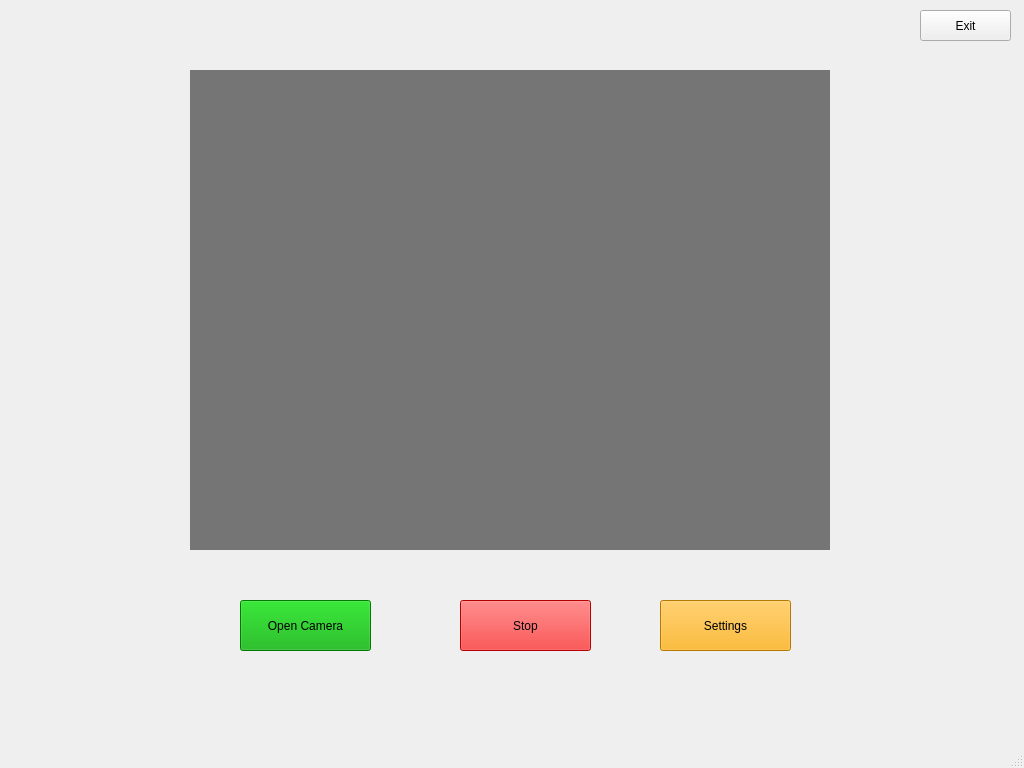
<?xml version="1.0" encoding="UTF-8"?>
<ui version="4.0">
 <class>MainWindow</class>
 <widget class="QMainWindow" name="MainWindow">
  <property name="geometry">
   <rect>
    <x>0</x>
    <y>0</y>
    <width>1024</width>
    <height>768</height>
   </rect>
  </property>
  <property name="windowTitle">
   <string>Craftsman Effectiveness Detection</string>
  </property>
  <widget class="QWidget" name="centralwidget">
   <widget class="QPushButton" name="pushButton">
    <property name="geometry">
     <rect>
      <x>240</x>
      <y>600</y>
      <width>131</width>
      <height>51</height>
     </rect>
    </property>
    <property name="styleSheet">
     <string notr="true">background-color: rgb(0, 170, 0);</string>
    </property>
    <property name="text">
     <string>Open Camera</string>
    </property>
   </widget>
   <widget class="QPushButton" name="pushButton_2">
    <property name="geometry">
     <rect>
      <x>460</x>
      <y>600</y>
      <width>131</width>
      <height>51</height>
     </rect>
    </property>
    <property name="styleSheet">
     <string notr="true">background-color: rgb(255, 0, 0);</string>
    </property>
    <property name="text">
     <string>Stop</string>
    </property>
   </widget>
   <widget class="QPushButton" name="pushButton_3">
    <property name="geometry">
     <rect>
      <x>920</x>
      <y>10</y>
      <width>91</width>
      <height>31</height>
     </rect>
    </property>
    <property name="text">
     <string>Exit</string>
    </property>
   </widget>
   <widget class="QPushButton" name="pushButton_4">
    <property name="geometry">
     <rect>
      <x>660</x>
      <y>600</y>
      <width>131</width>
      <height>51</height>
     </rect>
    </property>
    <property name="styleSheet">
     <string notr="true">background-color: rgb(255, 170, 0);</string>
    </property>
    <property name="text">
     <string>Settings</string>
    </property>
   </widget>
   <widget class="QLabel" name="label">
    <property name="geometry">
     <rect>
      <x>190</x>
      <y>70</y>
      <width>640</width>
      <height>480</height>
     </rect>
    </property>
    <property name="styleSheet">
     <string notr="true">background-color: rgb(117, 117, 117);</string>
    </property>
    <property name="text">
     <string/>
    </property>
   </widget>
  </widget>
  <widget class="QMenuBar" name="menubar">
   <property name="geometry">
    <rect>
     <x>0</x>
     <y>0</y>
     <width>1024</width>
     <height>26</height>
    </rect>
   </property>
  </widget>
  <widget class="QStatusBar" name="statusbar"/>
 </widget>
 <resources/>
 <connections/>
</ui>
